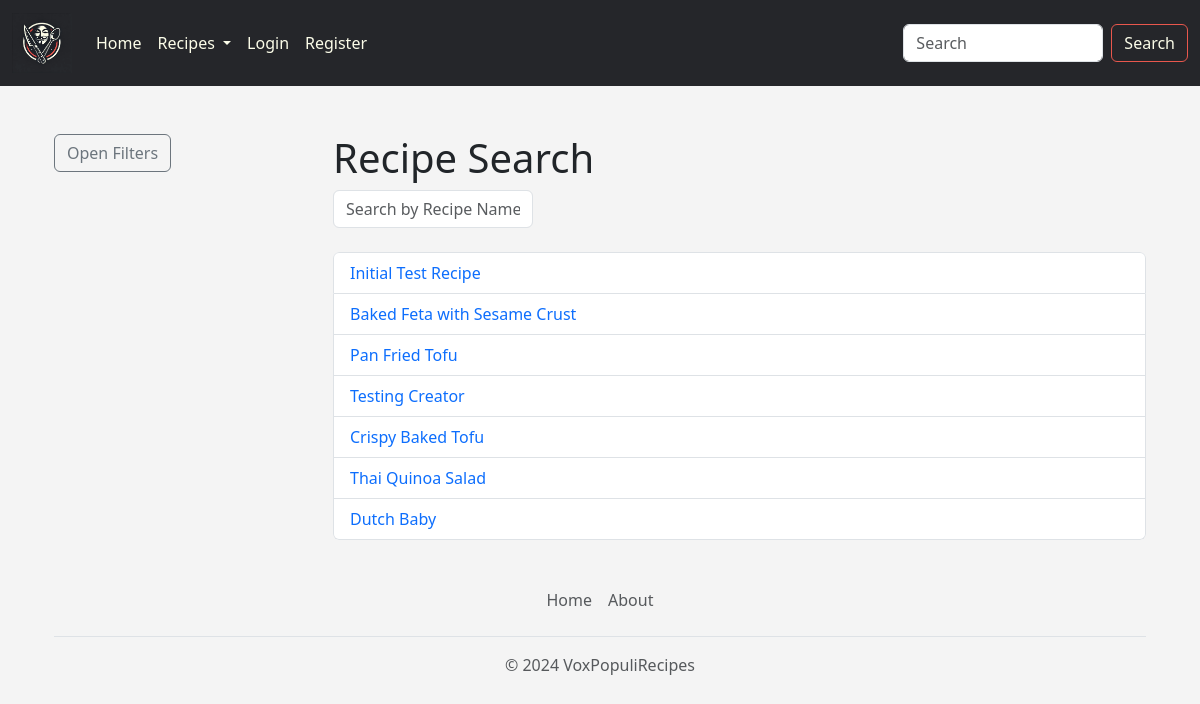
The app's page /search/ with its own data.
### voxpopulirecipes/models.py (models this page shows, shortened)
class Recipe(models.Model):
    title = models.CharField(max_length=200)
    pub_date = models.DateTimeField("date published")
    created_by = models.CharField(max_length=200, blank=True, null=True)
    creator = models.ForeignKey(User, on_delete=models.CASCADE, blank=True, null=True)
    mealType = models.ForeignKey("MealType", on_delete=models.CASCADE, blank=True, null=True)
    image = models.ImageField(upload_to='uploads/recipe/', blank=True, null=True)

### voxpopulirecipes/views.py (the view)
# urls.py: path("search/", views.search_recipe, name="search_recipe"),
def search_recipe(request):
    search_text = ""
    if request.method == "POST":
        search_text = request.POST.get("search_text")
    all_recipes = Recipe.objects.all().order_by("id")
    all_unique_ingredients = Ingredient.objects.values_list("ingredient_text", flat=True).distinct().order_by("ingredient_text")
    template = loader.get_template("voxpopulirecipes/search.html")
    context = {
        "all_recipes": all_recipes,
        "all_unique_ingredients": all_unique_ingredients,
        "search_text": search_text,
    }
    return HttpResponse(template.render(context, request))

### voxpopulirecipes/models.py (called while the page is built)
    def __str__(self):
        return self.ingredient_text

### voxpopulirecipes/templates/voxpopulirecipes/search.html (shortened to what this page needs)
{% extends 'voxpopulirecipes/base.html' %}
{% block content %}
<div class="container-fluid mt-4">
    <div class="row">
        <div class="col-md-3">
            <button class="btn btn-outline-secondary mb-3" data-bs-toggle="offcanvas" data-bs-target="#filterSidebar" aria-controls="filterSidebar">
                 Open Filters
            </button>
        </div>
        <div class="col-md-9">
            <h1>Recipe Search</h1>
            <input type="text" id="search-name" class="form-control mb-4" placeholder="Search by Recipe Name..." onkeyup="searchRecipeName()" value="{{search_text}}">
            <ul id="recipe-list" class="list-group">
                {% for recipe in all_recipes %}
                    <li class="list-group-item recipe_option" data-ingredients="{{ recipe.ingredient_set.all|join:',' }}">
                        <a href="{% url 'voxpopulirecipes:detail' recipe.id %}" class="text-decoration-none" data-id="{{ recipe.id }}">{{ recipe.title }}</a>
                    </li>
                {% endfor %}
            </ul>
        </div>
    </div>
</div>
{% endblock %}

### voxpopulirecipes/templates/voxpopulirecipes/base.html (style rules this page uses)
body { background-color: #f4f4f4; }

### voxpopulirecipes/templates/voxpopulirecipes/navbar.html (style rules this page uses)
.form-control { max-width: 200px; }

### voxpopulirecipes/templates/voxpopulirecipes/search.html (style rules this page uses)
#recipe-list { max-height: 500px; overflow-y: auto; }

### records on screen
Recipe: title "Initial Test Recipe"
Recipe: title "Baked Feta with Sesame Crust"
Recipe: title "Pan Fried Tofu"
Recipe: title "Testing Creator"
Recipe: title "Crispy Baked Tofu"
Recipe: title "Thai Quinoa Salad"
Recipe: title "Dutch Baby"
